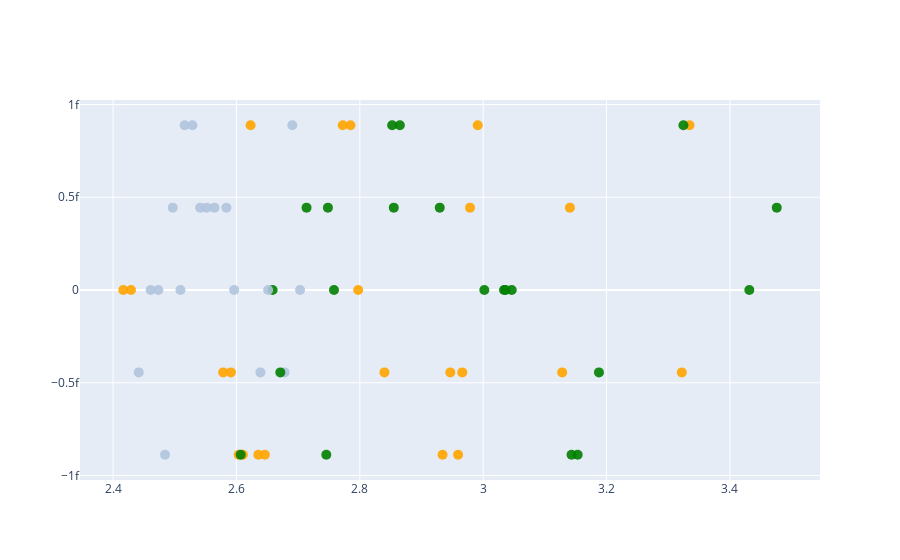

Here is the notebook cell this chart was saved with:
### Code cell
management_scatter_plot(res, scenarios)

### Figure 1 — Plotly figure (JSON) as saved in the notebook; plotly's stock layout.template omitted (floating-point values rounded to 4 significant figures)
{"data": [{"marker": {"color": ["orange", "orange", "orange", "orange", "orange", "orange", "orange", "orange", "green", "orange", "orange", "orange", "orange", "orange", "orange", "orange", "orange", "lightsteelblue", "green", "green", "orange", "orange", "orange", "orange", "orange", "lightsteelblue", "lightsteelblue", "green", "green", "green", "orange", "orange", "lightsteelblue", "lightsteelblue", "lightsteelblue", "green", "green", "green", "green", "lightsteelblue", "lightsteelblue", "lightsteelblue", "green", "green", "green", "lightsteelblue", "lightsteelblue", "lightsteelblue", "green", "green", "green", "lightsteelblue", "lightsteelblue", "green", "green", "lightsteelblue", "lightsteelblue", "green", "green", "lightsteelblue", "green", "lightsteelblue"], "opacity": 0.9, "size": 10}, "mode": "markers", "type": "scatter", "x": [3.322, 3.128, 2.934, 2.966, 2.772, 2.578, 2.61, 2.416, 3.431, 3.335, 3.141, 2.947, 2.979, 2.785, 2.591, 2.623, 2.429, 2.461, 3.476, 3.153, 2.959, 2.991, 2.797, 2.604, 2.635, 2.442, 2.473, 3.325, 3.002, 3.034, 2.84, 2.646, 2.678, 2.484, 2.516, 3.143, 3.046, 2.852, 2.659, 2.691, 2.497, 2.529, 3.188, 2.865, 2.671, 2.703, 2.509, 2.541, 3.036, 2.714, 2.746, 2.552, 2.584, 2.855, 2.758, 2.564, 2.596, 2.93, 2.607, 2.639, 2.748, 2.651], "y": [-4.441e-16, -4.441e-16, -8.882e-16, -4.441e-16, 8.882e-16, -4.441e-16, -8.882e-16, 0, 0, 8.882e-16, 4.441e-16, -4.441e-16, 4.441e-16, 8.882e-16, -4.441e-16, 8.882e-16, 0, 0, 4.441e-16, -8.882e-16, -8.882e-16, 8.882e-16, 0, -8.882e-16, -8.882e-16, -4.441e-16, 0, 8.882e-16, 0, 0, -4.441e-16, -8.882e-16, -4.441e-16, -8.882e-16, 8.882e-16, -8.882e-16, 0, 8.882e-16, 0, 8.882e-16, 4.441e-16, 8.882e-16, -4.441e-16, 8.882e-16, -4.441e-16, 0, 0, 4.441e-16, 0, 4.441e-16, -8.882e-16, 4.441e-16, 4.441e-16, 4.441e-16, 0, 4.441e-16, 0, 4.441e-16, -8.882e-16, -4.441e-16, 4.441e-16, 0]}], "layout": {}}
